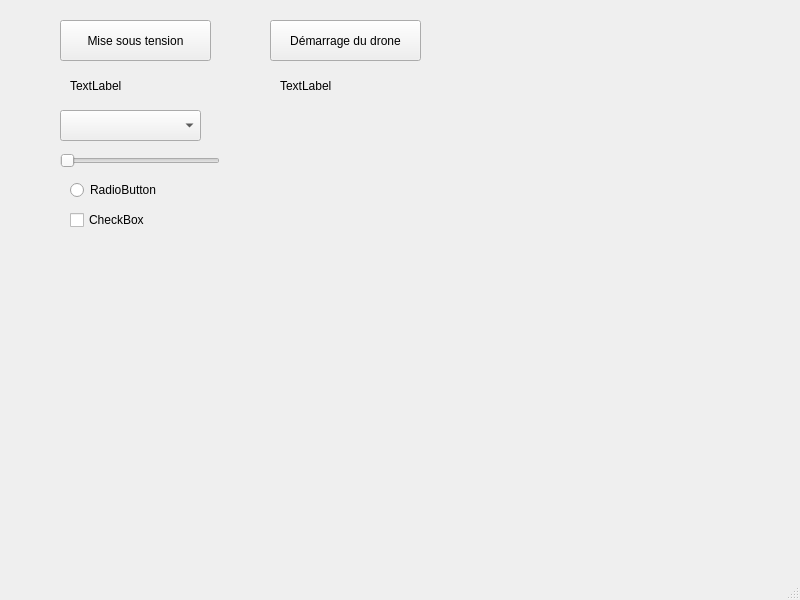
<?xml version="1.0" encoding="UTF-8"?>
<ui version="4.0">
 <class>MainWindow</class>
 <widget class="QMainWindow" name="MainWindow">
  <property name="geometry">
   <rect>
    <x>0</x>
    <y>0</y>
    <width>800</width>
    <height>600</height>
   </rect>
  </property>
  <property name="windowTitle">
   <string>MainWindow</string>
  </property>
  <widget class="QWidget" name="centralwidget">
   <widget class="QPushButton" name="MiseSousTension">
    <property name="geometry">
     <rect>
      <x>60</x>
      <y>20</y>
      <width>151</width>
      <height>41</height>
     </rect>
    </property>
    <property name="styleSheet">
     <string notr="true">color: rgb(0,0, 0);</string>
    </property>
    <property name="text">
     <string>Mise sous tension</string>
    </property>
   </widget>
   <widget class="QSlider" name="horizontalSlider">
    <property name="geometry">
     <rect>
      <x>60</x>
      <y>150</y>
      <width>160</width>
      <height>22</height>
     </rect>
    </property>
    <property name="orientation">
     <enum>Qt::Horizontal</enum>
    </property>
   </widget>
   <widget class="QRadioButton" name="radioButton">
    <property name="geometry">
     <rect>
      <x>70</x>
      <y>180</y>
      <width>89</width>
      <height>20</height>
     </rect>
    </property>
    <property name="text">
     <string>RadioButton</string>
    </property>
   </widget>
   <widget class="QCheckBox" name="checkBox">
    <property name="geometry">
     <rect>
      <x>70</x>
      <y>210</y>
      <width>76</width>
      <height>20</height>
     </rect>
    </property>
    <property name="text">
     <string>CheckBox</string>
    </property>
   </widget>
   <widget class="QComboBox" name="comboBox">
    <property name="geometry">
     <rect>
      <x>60</x>
      <y>110</y>
      <width>141</width>
      <height>31</height>
     </rect>
    </property>
   </widget>
   <widget class="QPushButton" name="EtatDemarrageLabel">
    <property name="geometry">
     <rect>
      <x>270</x>
      <y>20</y>
      <width>151</width>
      <height>41</height>
     </rect>
    </property>
    <property name="toolTipDuration">
     <number>8</number>
    </property>
    <property name="styleSheet">
     <string notr="true">color: rgb(0,0, 0);</string>
    </property>
    <property name="text">
     <string>Démarrage du drone</string>
    </property>
   </widget>
   <widget class="QLabel" name="EtatTensionLabel">
    <property name="geometry">
     <rect>
      <x>70</x>
      <y>70</y>
      <width>81</width>
      <height>31</height>
     </rect>
    </property>
    <property name="text">
     <string>TextLabel</string>
    </property>
   </widget>
   <widget class="QLabel" name="EtatDroneabel">
    <property name="geometry">
     <rect>
      <x>280</x>
      <y>70</y>
      <width>71</width>
      <height>31</height>
     </rect>
    </property>
    <property name="text">
     <string>TextLabel</string>
    </property>
   </widget>
  </widget>
  <widget class="QMenuBar" name="menubar">
   <property name="geometry">
    <rect>
     <x>0</x>
     <y>0</y>
     <width>800</width>
     <height>22</height>
    </rect>
   </property>
  </widget>
  <widget class="QStatusBar" name="statusbar"/>
 </widget>
 <resources/>
 <connections/>
</ui>
